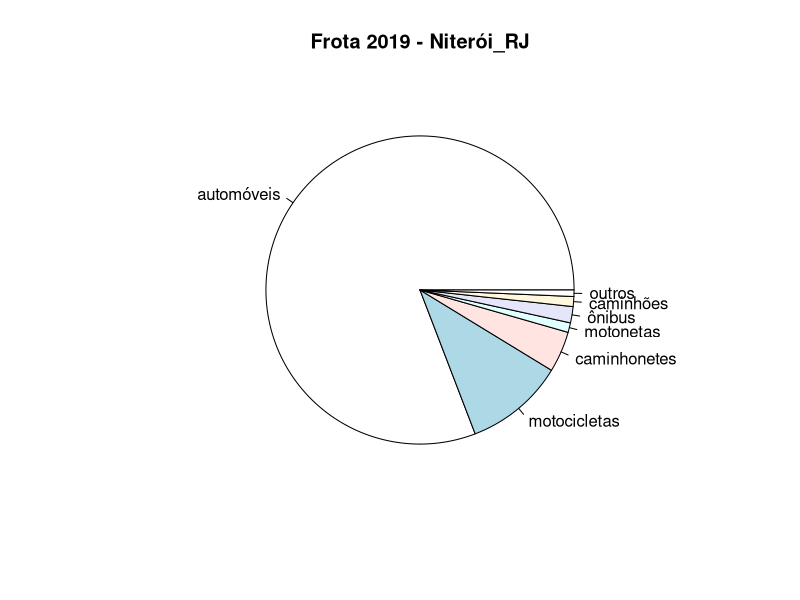

This chart was generated by the following R code:
frota<-c(151882,19627,8058,1895,3201,1969,1268)

names(frota)<-c("automóveis","motocicletas","caminhonetes","motonetas","ônibus","caminhões","outros")

pie(frota)
title("Frota 2019 - Niterói_RJ")



porc<-round(frota*100/sum(frota),2)

rotulos<-paste("(", porc, "%)",sep="")

